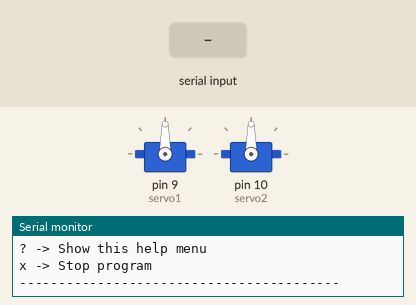
Simulated run of this sketch. Board: Arduino Uno, built with avr-gcc and run on an emulated ATmega328P. Parts: 2 × servo, the last lines printed to the serial monitor. The inputs (shaded band) are chosen by the test bench.

Above: at 1.4 s.
1.5 s: "<h>" received over Serial
At 1.97 s:
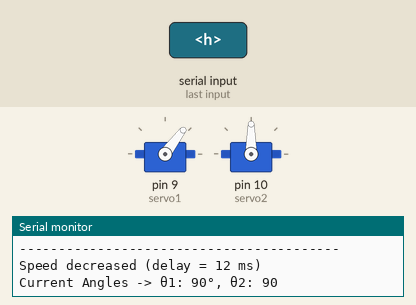
At 4.2 s:
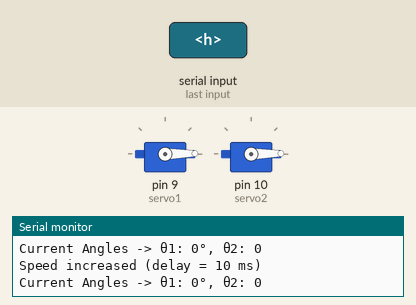
4.5 s: byte 112 ('p') received over Serial
At 4.95 s:
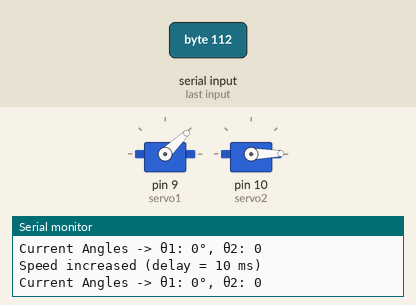
7.5 s: byte 114 ('r') received over Serial
At 7.67 s:
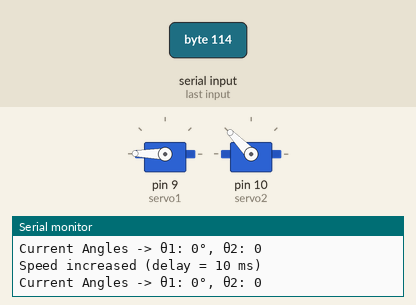
10.5 s: "<p>" received over Serial
13.5 s: byte 104 ('h') received over Serial
16.5 s: "<r>" received over Serial
Timing chart, 0 to 20.5 s (numbered marks = the images above; inputs shaded):
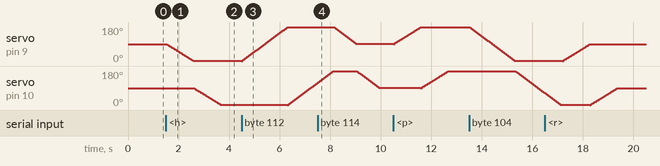

The sketch:

2armlinkrobo.ino
```cpp
#include <Servo.h>

Servo servo1;  // Base joint
Servo servo2;  // Link-2 joint

int angle1 = 90;  // Base initial angle
int angle2 = 90;  // Link-2 initial angle
int step = 5;     // Default step size (° per press)
int delayTime = 10; // Movement smoothness (ms delay per degree)

void setup() {
  servo1.attach(9);
  servo2.attach(10);
  servo1.write(angle1);
  servo2.write(angle2);

  Serial.begin(9600);
  printMenu();
}

void loop() {
  if (Serial.available() > 0) {
    char key = Serial.read();

    switch (key) {

      // Base joint control
      case 'q':
        moveServoSmooth(servo1, angle1, constrain(angle1 + step, 0, 180));
        break;
      case 'a':
        moveServoSmooth(servo1, angle1, constrain(angle1 - step, 0, 180));
        break;

      // Link-2 control
      case 'w':
        moveServoSmooth(servo2, angle2, constrain(angle2 + step, 0, 180));
        break;
      case 's':
        moveServoSmooth(servo2, angle2, constrain(angle2 - step, 0, 180));
        break;

      // Reset and park
      case 'r':
        goToPosition(90, 90);
        Serial.println("Reset to 90°, 90°");
        break;
      case 'h':
        goToPosition(0, 0);
        Serial.println("Moved to Home (0°, 0°)");
        break;
      case 'p':
        goToPosition(180, 180);
        Serial.println("Moved to Park (180°, 180°)");
        break;

      // Step size control
      case '+':
        step = constrain(step + 1, 1, 30);
        Serial.print("Step size: ");
        Serial.println(step);
        break;
      case '-':
        step = constrain(step - 1, 1, 30);
        Serial.print("Step size: ");
        Serial.println(step);
        break;

      // Speed control
      case '>':
        delayTime = constrain(delayTime - 2, 2, 50);
        Serial.print("Speed increased (delay = ");
        Serial.print(delayTime);
        Serial.println(" ms)");
        break;
      case '<':
        delayTime = constrain(delayTime + 2, 2, 50);
        Serial.print("Speed decreased (delay = ");
        Serial.print(delayTime);
        Serial.println(" ms)");
        break;

      // Show help
      case '?':
        printMenu();
        break;

      // Stop program
      case 'x':
        Serial.println("Stopping control loop...");
        while (true);
        break;
    }

    Serial.print("Current Angles -> θ1: ");
    Serial.print(angle1);
    Serial.print("°, θ2: ");
    Serial.println(angle2);
  }
}

// Smooth motion between two angles
void moveServoSmooth(Servo &servo, int &currentAngle, int targetAngle) {
  if (targetAngle == currentAngle) return;
  int stepDir = (targetAngle > currentAngle) ? 1 : -1;

  for (int pos = currentAngle; pos != targetAngle; pos += stepDir) {
    servo.write(pos);
    delay(delayTime);
  }
  currentAngle = targetAngle;
}

// Move both servos together
void goToPosition(int a1, int a2) {
  moveServoSmooth(servo1, angle1, a1);
  moveServoSmooth(servo2, angle2, a2);
}

// Display menu
void printMenu() {
  Serial.println("\n=== Advanced 2-Link Robot Arm Control ===");
  Serial.println("Base joint (θ1):  q -> +   |  a -> -");
  Serial.println("Link-2 (θ2):      w -> +   |  s -> -");
  Serial.println("r -> Reset (90°,90°)");
  Serial.println("h -> Home (0°,0°)   p -> Park (180°,180°)");
  Serial.println("+ / - -> Change step size");
  Serial.println("> / < -> Change speed (faster/slower)");
  Serial.println("? -> Show this help menu");
  Serial.println("x -> Stop program");
  Serial.println("-----------------------------------------");
}
```

Measured:
- after the input at 1.5 s, servo on pin 9 (servo1): moves from 90° to 1° over 1.1 s, starting at once; servo on pin 10 (servo2): moves from 90° to 1° over 1.1 s, starting after 1.1 s
